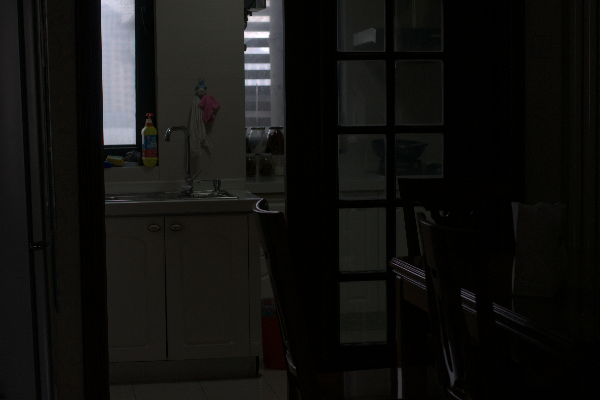
#> input picture LOL_enchance/datasets/LOL_v1/our485/low/102.png, 600 x 400 px
$ python LOL_patch.py
#> lines starting #> are read from the running program, lines starting #| are printed output that depends on the picture
from glob import glob
from tqdm import tqdm
import numpy as np
import os
from natsort import natsorted
import cv2
from joblib import Parallel, delayed
import argparse

parser = argparse.ArgumentParser(description='Generate patches from Full Resolution images')
parser.add_argument('--src_dir', default='datasets/LOL_v1/our485', type=str, help='Directory for full resolution images')    # For LOL-V1
parser.add_argument('--tar_dir', default='datasets/LOL_v1/LOL_v1/our485_patch',type=str, help='Directory for image patches')
parser.add_argument('--type', default='LOL-V1', type=str, help='The DataSet Type')
parser.add_argument('--ps', default=256, type=int, help='Image Patch Size')
parser.add_argument('--num_patches', default=10, type=int, help='Number of patches per image')
parser.add_argument('--num_cores', default=6, type=int, help='Number of CPU Cores')

args = parser.parse_args()

src = args.src_dir
tar = args.tar_dir
PS = args.ps
NUM_PATCHES = args.num_patches
NUM_CORES = args.num_cores

if args.type == 'LOL-V1':
    Low_patchDir = os.path.join(tar, 'low')
    High_patchDir = os.path.join(tar, 'high')

if args.type == 'LOL-V2':
    Low_patchDir = os.path.join(tar, 'Low')
    High_patchDir = os.path.join(tar, 'Normal')

if os.path.exists(tar):
    os.system("rm -r {}".format(tar))

os.makedirs(Low_patchDir)
os.makedirs(High_patchDir)

#get sorted folders
files = natsorted(glob(os.path.join(src, '*', '*.png')))

low_files, high_files = [], []

for file_ in files:
    filename = os.path.split(file_)[-2]
    print(filename)
    if args.type == 'LOL-V1':
        if 'low' in filename:
            low_files.append(file_)
        if 'high' in filename:
            high_files.append(file_)

    if args.type == 'LOL-V2':
        if 'Low' in filename:
            low_files.append(file_)
        if 'Normal' in filename:
            high_files.append(file_)


def save_files(i):
#> called with i = 0
    noisy_file, clean_file = low_files[i], high_files[i]
    noisy_img = cv2.imread(noisy_file)
#> noisy_img is the input picture: shape (400, 600, 3); mean B, G, R 16.6, 18.2, 18.6
    clean_img = cv2.imread(clean_file)
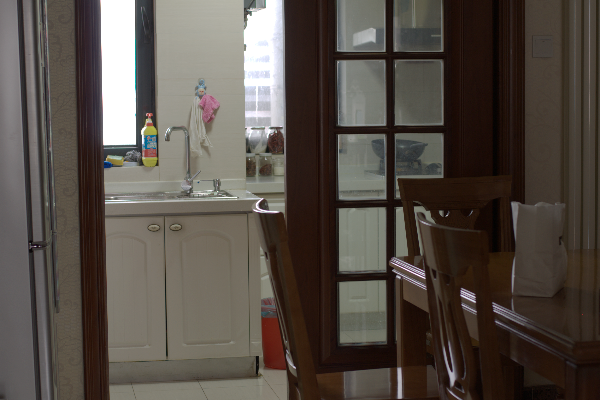
#> input picture LOL_enchance/datasets/LOL_v1/our485/high/103.png, 600 x 400 px
#> clean_img is the input picture: shape (400, 600, 3); mean B, G, R 70.8, 77.9, 85.9

    H = noisy_img.shape[0]
#> H = 400
    W = noisy_img.shape[1]
#> W = 600
    for j in range(NUM_PATCHES):
        rr = np.random.randint(0, H - PS)
        cc = np.random.randint(0, W - PS)
        noisy_patch = noisy_img[rr:rr + PS, cc:cc + PS, :]
        clean_patch = clean_img[rr:rr + PS, cc:cc + PS, :]

        cv2.imwrite(os.path.join(Low_patchDir, '{}_{}.png'.format(i+1, j+1)), noisy_patch)
        cv2.imwrite(os.path.join(High_patchDir, '{}_{}.png'.format(i+1, j+1)), clean_patch)
#> this loop made 10 passes
#> pass 1, in save_files, `noisy_patch = noisy_img[rr:rr + PS, cc:cc + PS, :]`:
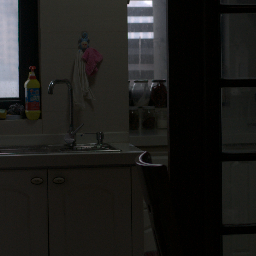
#> noisy_patch: shape (256, 256, 3); mean B, G, R 26.3, 28.3, 28.7
#> pass 1, in save_files, `clean_patch = clean_img[rr:rr + PS, cc:cc + PS, :]`:
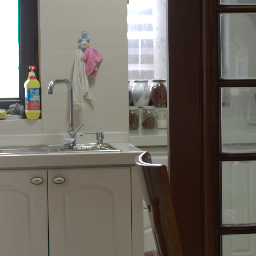
#> clean_patch: shape (256, 256, 3); mean B, G, R 99.4, 107.3, 113
#> pass 2, in save_files, `noisy_patch = noisy_img[rr:rr + PS, cc:cc + PS, :]`:
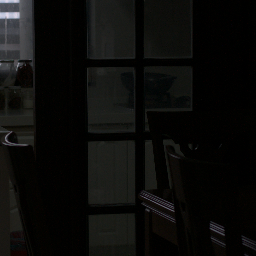
#> noisy_patch: shape (256, 256, 3); mean B, G, R 10.5, 11.9, 11.9
#> pass 2, in save_files, `clean_patch = clean_img[rr:rr + PS, cc:cc + PS, :]`:
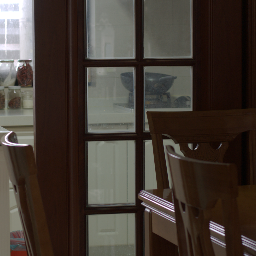
#> clean_patch: shape (256, 256, 3); mean B, G, R 52.9, 60, 68.9

Parallel(n_jobs=NUM_CORES)(delayed(save_files)(i) for i in tqdm(range(len(low_files))))
